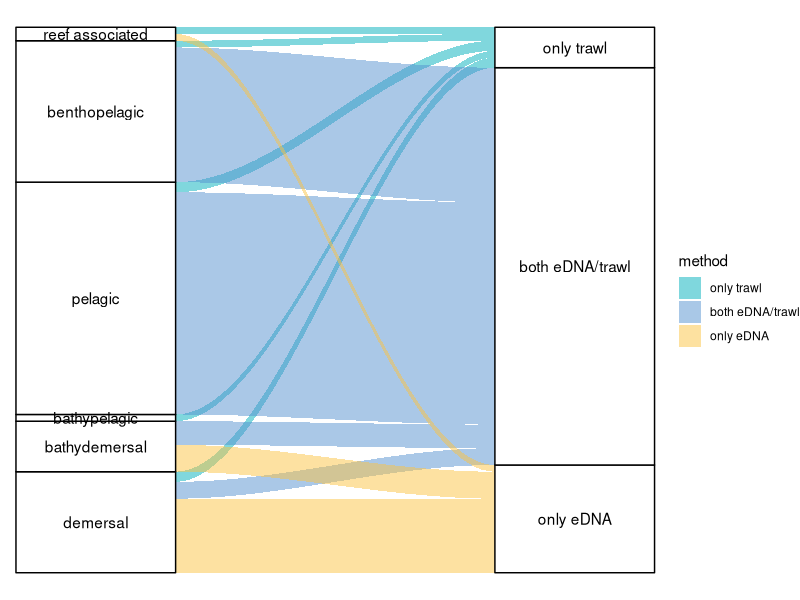
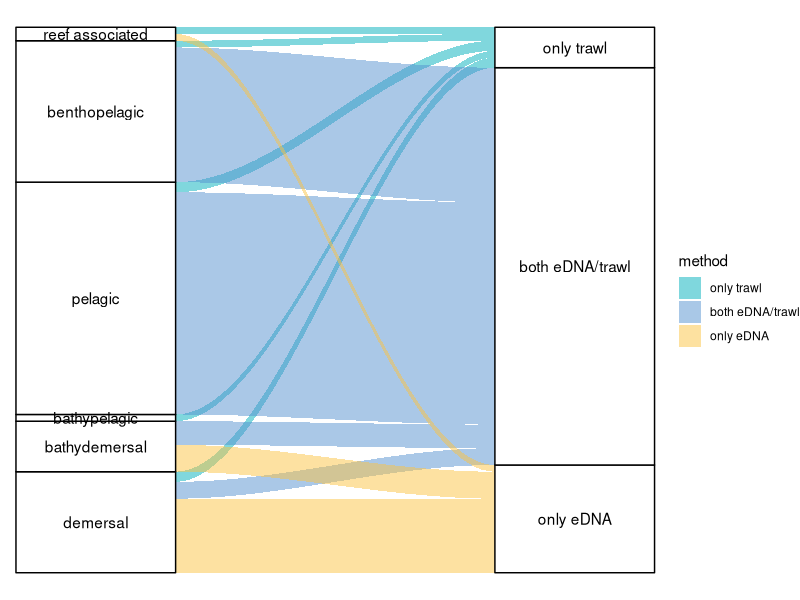

Generate these figures, in order, with R:
#Habitat 
#goal: visualize the habitats patterns of detections using alluvia plots 

#install.packages("ggalluvial")

library(tidyr)
library(dplyr)
library(here)
library(ggalluvial)



beta_div <- read.csv(here::here("Processed_data", #should be ASV by sample
                                "datasets",
                                "detections_all.csv"),
                     head=TRUE)

trait_data <- read.csv(here::here("Processed_data", 
                                  "traits",
                                  "traitdatabase.csv"),
                       head=TRUE)


#we need to isolate only detection + habitat
data <- merge(beta_div, trait_data, by="LCT", all.x= TRUE)
df <- select(data, c('gamma_detection_method','habitat'))
df <- subset(df, !is.na(gamma_detection_method))

#change reef associated variable 
df <- data.frame(lapply(data, function(x) {
  gsub("reef_associated", "reef associated", x) 
  
}))


#need to give habitat levels
df$habitat = factor(df$habitat, levels = c('reef associated', 'benthopelagic', 'pelagic','bathypelagic', 'bathydemersal','demersal'))

#need to give method levels
df$gamma_detection_method = factor(df$gamma_detection_method, levels = c('only trawl', 'both eDNA/trawl', 'only eDNA'))


df <- subset(df, !is.na(habitat)) #remove NA

df <- df %>% arrange(desc(habitat))

df$freq <- 1

#plot 
df <- df %>% rename(
  method = gamma_detection_method,
  )



plot <- ggplot(data = df,
       aes(axis1 = habitat, axis2 = method, y = freq)) +
  geom_alluvium(aes(fill = method),
                curve_type = "cubic") +
  geom_stratum() +
  geom_text(stat = "stratum",
            aes(label = after_stat(stratum))) +
  scale_x_discrete(limits = c("Survey", "Response"),
                   expand = c(0.15, 0.05)) +
  scale_fill_manual(values = c("#00AFBB","#5491cf","#FCC442") ) +
  theme_void()

plot


ggsave("./Outputs/traits/habitat_alluvia.png", 
       plot = plot,
       width = 6, height = 7, units = "in")

